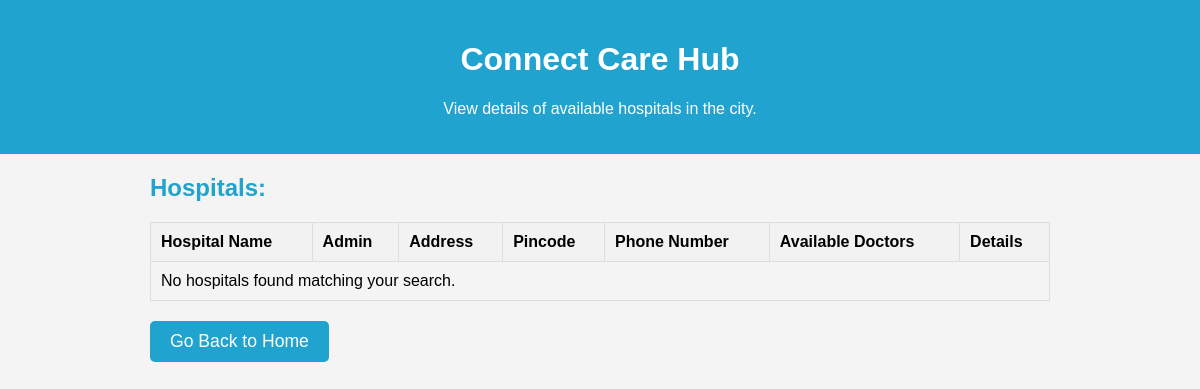
The page /hospitals/ on the database as committed earlier.
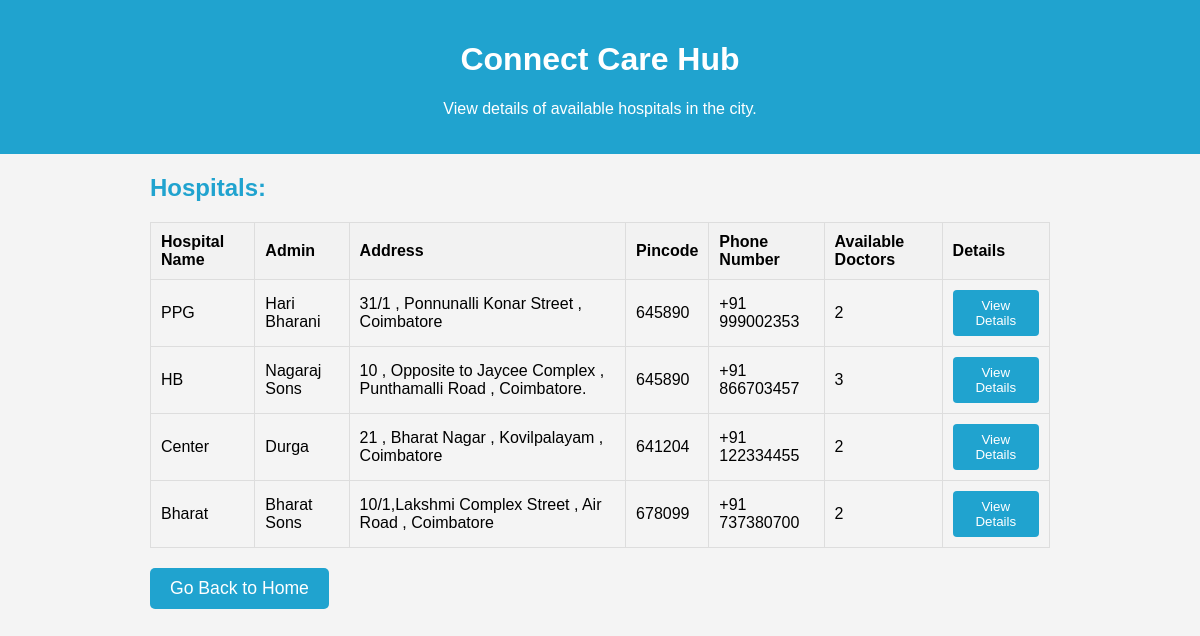
The same page on the database as committed later.
### Myapp/models.py (models this page shows, shortened)
class Hospital(models.Model):
    HospitalName = models.CharField(help_text="Hospital Name",null=False,blank=False,unique=True,max_length=50)
    Admin = models.CharField(help_text="Hospital Admin",null=False,blank=False,max_length=50)
    Address = models.TextField(help_text="Hospital Address",null=False,blank=False,unique=False,max_length=100)
    Pincode = models.CharField(max_length=6,validators=[pincode_validator])
    PhoneNumber = models.CharField(help_text="Hospital Number",blank=False,max_length=13)
    AvailableDoctors = models.IntegerField()
    Is_Active = models.BooleanField(default=True)
    blood_types = models.ManyToManyField(Blood, related_name="hospitals")
    cylinders = models.ManyToManyField(Cylinder, related_name="hospitals")
    organs = models.ManyToManyField(Organ,related_name="hospitals")
    class Meta:
        verbose_name_plural = 'Hospital'

### Myapp/views.py (the view, shortened to what this page needs)
# urls.py: path('hospitals/', HospitalListCreateView.as_view(), name='hospital_list'),
class HospitalListCreateView(APIView):
    def get(self, request, *args, **kwargs):
        hospitals = Hospital.objects.all()
        serialized_data = [
            {
                "HospitalName": hospital.HospitalName,
                "Admin": hospital.Admin,
                "Address": hospital.Address,
                "Pincode": hospital.Pincode,
                "PhoneNumber": hospital.PhoneNumber,
                "AvailableDoctors": hospital.AvailableDoctors,
            }
            for hospital in hospitals
        ]
        return render(request, 'hospital_list.html', {'hospitals': serialized_data})

### Myapp/templates/hospital_list.html (shortened to what this page needs)
<!DOCTYPE html>
<html lang="en">
<head>
</head>
<body>
    <header>
        <h1>Connect Care Hub</h1>
        <p class="hospital-details">View details of available hospitals in the city.</p>
    </header>
    <main>
        <div style="font-size: x-large;color: #20a3cf;font-weight: bold;">Hospitals:</div>
        <table class="hospital-list-table">
            <thead>
                <tr>
                    <th>Hospital Name</th>
                    <th>Admin</th>
                    <th>Address</th>
                    <th>Pincode</th>
                    <th>Phone Number</th>
                    <th>Available Doctors</th>
                    <th>Details</th>
                </tr>
            </thead>
            <tbody>
                {% if hospitals %}
                    {% for hospital in hospitals %}
                    <tr>
                        <td>{{ hospital.HospitalName }}</td>
                        <td>{{ hospital.Admin }}</td>
                        <td>{{ hospital.Address }}</td>
                        <td>{{ hospital.Pincode }}</td>
                        <td>{{ hospital.PhoneNumber }}</td>
                        <td>{{ hospital.AvailableDoctors }}</td>
                        <td>
                            <a href="{% url 'hospital_detail' hospital.HospitalName %}">
                                <button>View Details</button>
                            </a>
                        </td>
                    </tr>
                    {% endfor %}
                {% else %}
                <tr>
                    <td colspan="7">No hospitals found matching your search.</td>
                </tr>
                {% endif %}
            </tbody>
        </table>
        <button class="go-back-button" onclick="window.location.href='/'">Go Back to Home</button>
    </main>
</body>
</html>

### Myapp/templates/hospital_list.html (style rules this page uses)
body { font-family: 'Arial', sans-serif; background-color: #f4f4f4; margin: 0; padding: 0; }
header { background-color: #20a3cf; color: #fff; padding: 20px; text-align: center; }
main { padding: 20px; margin: 0 auto; max-width: 900px; }
h1 { color: #fff; }
.hospital-list-table { width: 100%; border-collapse: collapse; margin-top: 20px; }
table, th, td { border: 1px solid #ddd; }
th, td { padding: 10px; text-align: left; }
th { background-color: #f2f2f2; }
.hospital-list-table button { padding: 8px 16px; background-color: #20a3cf; color: white; border: none; border-radius: 4px; cursor: pointer; }
.go-back-button { padding: 10px 20px; background-color: #20a3cf; color: white; border: none; border-radius: 5px; cursor: pointer; font-size: 1.1em; margin-top: 20px; }

Rows that differ between the two databases and show on the page:
added Hospital: HospitalName "PPG", Admin "Hari Bharani", Address "31/1 , Ponnunalli Konar Street , Coimbatore", Pincode "645890", PhoneNumber "+91 999002353"
added Hospital: HospitalName "HB", Admin "Nagaraj Sons", Address "10 , Opposite to Jaycee Complex , Punthamalli Road , Coimbatore.", Pincode "645890", PhoneNumber "+91 866703457"
added Hospital: HospitalName "Center", Admin "Durga", Address "21 , Bharat Nagar , Kovilpalayam , Coimbatore", Pincode "641204", PhoneNumber "+91 122334455"
added Hospital: HospitalName "Bharat", Admin "Bharat Sons", Address "10/1,Lakshmi Complex Street , Air Road , Coimbatore", Pincode "678099", PhoneNumber "+91 737380700"
Other text that changed with them:
new list line: "2 View Details"
new list line: "3 View Details"
text no longer shown: "No hospitals found matching your search."
